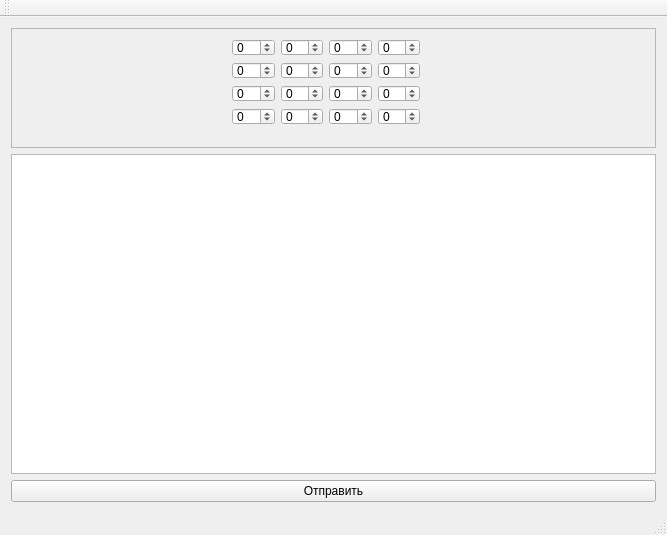
<?xml version="1.0" encoding="UTF-8"?>
<ui version="4.0">
 <class>MainWindow</class>
 <widget class="QMainWindow" name="MainWindow">
  <property name="geometry">
   <rect>
    <x>0</x>
    <y>0</y>
    <width>667</width>
    <height>535</height>
   </rect>
  </property>
  <property name="windowTitle">
   <string>MainWindow</string>
  </property>
  <widget class="QWidget" name="centralWidget">
   <layout class="QVBoxLayout" name="verticalLayout_2">
    <item>
     <widget class="QFrame" name="frame">
      <property name="minimumSize">
       <size>
        <width>0</width>
        <height>120</height>
       </size>
      </property>
      <property name="frameShape">
       <enum>QFrame::StyledPanel</enum>
      </property>
      <property name="frameShadow">
       <enum>QFrame::Raised</enum>
      </property>
      <widget class="QWidget" name="verticalLayoutWidget">
       <property name="geometry">
        <rect>
         <x>210</x>
         <y>0</y>
         <width>210</width>
         <height>108</height>
        </rect>
       </property>
       <layout class="QVBoxLayout" name="verticalLayout">
        <item>
         <layout class="QHBoxLayout" name="horizontalLayout_1">
          <item>
           <widget class="QSpinBox" name="m11">
            <property name="minimum">
             <number>-100</number>
            </property>
            <property name="maximum">
             <number>100</number>
            </property>
           </widget>
          </item>
          <item>
           <widget class="QSpinBox" name="m12">
            <property name="minimum">
             <number>-100</number>
            </property>
            <property name="maximum">
             <number>100</number>
            </property>
           </widget>
          </item>
          <item>
           <widget class="QSpinBox" name="m13">
            <property name="minimum">
             <number>-100</number>
            </property>
            <property name="maximum">
             <number>100</number>
            </property>
           </widget>
          </item>
          <item>
           <widget class="QSpinBox" name="m14">
            <property name="minimum">
             <number>-100</number>
            </property>
            <property name="maximum">
             <number>100</number>
            </property>
           </widget>
          </item>
         </layout>
        </item>
        <item>
         <layout class="QHBoxLayout" name="horizontalLayout_2">
          <item>
           <widget class="QSpinBox" name="m21">
            <property name="minimum">
             <number>-100</number>
            </property>
            <property name="maximum">
             <number>100</number>
            </property>
           </widget>
          </item>
          <item>
           <widget class="QSpinBox" name="m22">
            <property name="minimum">
             <number>-100</number>
            </property>
            <property name="maximum">
             <number>100</number>
            </property>
           </widget>
          </item>
          <item>
           <widget class="QSpinBox" name="m23">
            <property name="minimum">
             <number>-100</number>
            </property>
            <property name="maximum">
             <number>100</number>
            </property>
           </widget>
          </item>
          <item>
           <widget class="QSpinBox" name="m24">
            <property name="minimum">
             <number>-100</number>
            </property>
            <property name="maximum">
             <number>100</number>
            </property>
           </widget>
          </item>
         </layout>
        </item>
        <item>
         <layout class="QHBoxLayout" name="horizontalLayout_3">
          <item>
           <widget class="QSpinBox" name="m31">
            <property name="minimum">
             <number>-100</number>
            </property>
            <property name="maximum">
             <number>100</number>
            </property>
           </widget>
          </item>
          <item>
           <widget class="QSpinBox" name="m32">
            <property name="minimum">
             <number>-100</number>
            </property>
            <property name="maximum">
             <number>100</number>
            </property>
           </widget>
          </item>
          <item>
           <widget class="QSpinBox" name="m33">
            <property name="minimum">
             <number>-100</number>
            </property>
            <property name="maximum">
             <number>100</number>
            </property>
           </widget>
          </item>
          <item>
           <widget class="QSpinBox" name="m34">
            <property name="minimum">
             <number>-100</number>
            </property>
            <property name="maximum">
             <number>100</number>
            </property>
           </widget>
          </item>
         </layout>
        </item>
        <item>
         <layout class="QHBoxLayout" name="horizontalLayout_4">
          <item>
           <widget class="QSpinBox" name="m41">
            <property name="minimum">
             <number>-100</number>
            </property>
            <property name="maximum">
             <number>100</number>
            </property>
           </widget>
          </item>
          <item>
           <widget class="QSpinBox" name="m42">
            <property name="minimum">
             <number>-100</number>
            </property>
            <property name="maximum">
             <number>100</number>
            </property>
           </widget>
          </item>
          <item>
           <widget class="QSpinBox" name="m43">
            <property name="minimum">
             <number>-100</number>
            </property>
            <property name="maximum">
             <number>100</number>
            </property>
           </widget>
          </item>
          <item>
           <widget class="QSpinBox" name="m44">
            <property name="minimum">
             <number>-100</number>
            </property>
            <property name="maximum">
             <number>100</number>
            </property>
           </widget>
          </item>
         </layout>
        </item>
       </layout>
      </widget>
     </widget>
    </item>
    <item>
     <widget class="QTextBrowser" name="textBrowser"/>
    </item>
    <item>
     <widget class="QPushButton" name="sendBT">
      <property name="text">
       <string>Отправить</string>
      </property>
     </widget>
    </item>
   </layout>
  </widget>
  <widget class="QMenuBar" name="menuBar">
   <property name="geometry">
    <rect>
     <x>0</x>
     <y>0</y>
     <width>667</width>
     <height>21</height>
    </rect>
   </property>
  </widget>
  <widget class="QToolBar" name="mainToolBar">
   <attribute name="toolBarArea">
    <enum>TopToolBarArea</enum>
   </attribute>
   <attribute name="toolBarBreak">
    <bool>false</bool>
   </attribute>
  </widget>
  <widget class="QStatusBar" name="statusBar"/>
 </widget>
 <layoutdefault spacing="6" margin="11"/>
 <resources/>
 <connections/>
</ui>
